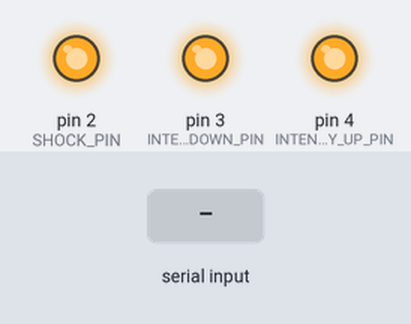
A sketch run on a simulated Arduino Uno, built with avr-gcc and run on an emulated ATmega328P. On the bench: output pins drawn as LEDs (lit = HIGH). Dashed ring = blinking. Inputs (shaded band) come from the test bench.

Above: at 1.2 s.
1.3 s: "90,45\n" received over Serial
At 10.22 s:
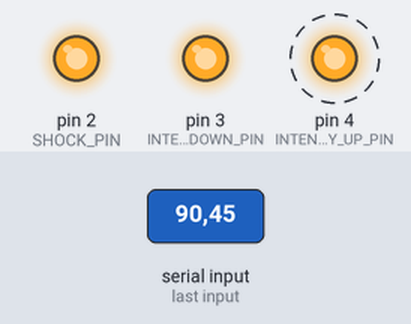
Timing chart, 0 to 10.3 s (numbered marks = the images above; inputs shaded):
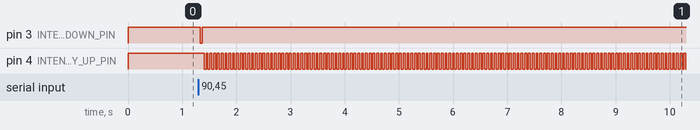

Measured:
- after the input at 1.3 s, pin 3 (INTENSITY_DOWN_PIN): HIGH → LOW at once, → HIGH 0.04 s later; pin 4 (INTENSITY_UP_PIN): alternates HIGH for 0.04 s and LOW for 0.04 s, starting after 0.11 s

The sketch:

ardu.ino
```cpp
#define SHOCK_PIN 2
#define INTENSITY_UP_PIN 4
#define INTENSITY_DOWN_PIN 3


int old_intensity = 1;
int click_delay = 35;

void setup() {
  // Initialize serial communication:
  Serial.begin(115200);
  // Set pins as output

  pinMode(SHOCK_PIN, OUTPUT);
  pinMode(INTENSITY_UP_PIN, OUTPUT);
  pinMode(INTENSITY_DOWN_PIN, OUTPUT);
  digitalWrite(SHOCK_PIN, HIGH);
  digitalWrite(INTENSITY_UP_PIN, HIGH);
  digitalWrite(INTENSITY_DOWN_PIN, HIGH);
}

void separateIntegers(const char* inputString, int& sValue, int& tValue, int& iValue) {
    // Parsing the string
    sscanf(inputString, "s%d t%d i%d", &sValue, &tValue, &iValue);
}
void shock(int wait) {
  // Set pin high
  //Serial.println("Shock called");
  //Serial.println(wait, DEC);
  digitalWrite(SHOCK_PIN, LOW);
  // Wait for intensity milliseconds
  delay(wait);
  // Set pin low
  digitalWrite(SHOCK_PIN, HIGH);
  //Serial.println("Shock finished.");
}

void intensity(int intensity) {
  // Set pin high
  int delta = intensity - old_intensity;
  //Serial.println("Intensity called");
  //Serial.println(delta, DEC);
  if (delta==0){
    return;
  }
  else if (delta > 0){
    //Serial.println("Upping intensity");
    //Serial.println(delta, DEC);
    if (old_intensity > 0)
    {
      // Step 1 Intensity down and up to unlock TENS unit
      delay(click_delay);
      digitalWrite(INTENSITY_DOWN_PIN, LOW);
      delay(click_delay); // You can modify this if needed
        // Set pin low
      digitalWrite(INTENSITY_DOWN_PIN, HIGH);

      delay(click_delay);
      digitalWrite(INTENSITY_UP_PIN, LOW);
      delay(click_delay); // You can modify this if needed
        // Set pin low
      digitalWrite(INTENSITY_UP_PIN, HIGH);
    }
    for(int i = 0; i<delta; i++){
      delay(click_delay);
      digitalWrite(INTENSITY_UP_PIN, LOW);
      delay(click_delay); // You can modify this if needed
      // Set pin low
      digitalWrite(INTENSITY_UP_PIN, HIGH);
    }
  }
  else{
    //Serial.println("Decreasing intensity");
    //Serial.println(delta, DEC);
    for(int i = 0; i<delta*-1; i++){
      delay(click_delay);
      digitalWrite(INTENSITY_DOWN_PIN, LOW);
      delay(click_delay); // You can modify this if needed
      // Set pin low
      digitalWrite(INTENSITY_DOWN_PIN, HIGH);
    }
  }
  old_intensity = intensity;
  //Serial.println("Intensity finished.");
  //Serial.println(intensity);
}

void loop() {
  // Check if data is available to read
  int sValue, tValue, iValue;
  if (Serial.available() > 0) {
    // Read the string until newline character ('\n')
    String data = Serial.readStringUntil('\n');
    data.trim(); // Remove any leading/trailing whitespace

    // Convert String to char*
    char* inputString = strdup(data.c_str()); // Remember to free memory later

    // Now you can use inputString as a char* in your function
    separateIntegers(inputString, sValue, tValue, iValue);
    //Serial.println(inputString);
    //Serial.println(sValue);
    //Serial.println(tValue);
    //Serial.println(iValue);
    // Free the allocated memory for inputString when you're done with it
    free(inputString);
    // Indicate received data
    //Serial.print("Received data: ");
    //Serial.println(data);


    if(sValue == 1){
      shock(tValue);
    }
    intensity(iValue);

    // Check if the received string starts with 'shock' or 'intensity'

  }
}
```
